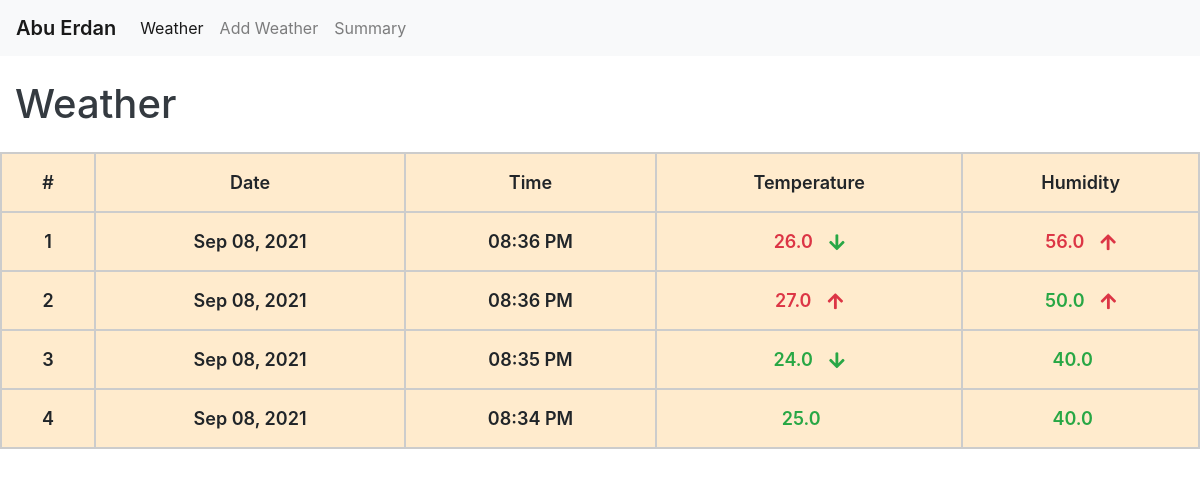
Page /weather/list/ on the committed database.
### weather/models.py (models this page shows, shortened)
class BaseTimestamp(models.Model):
    created_at = models.DateTimeField(auto_now_add=True)
    class Meta:
        abstract = True

class Weather(BaseTimestamp):
    temp = models.FloatField("Temperature", validators=[MinValueValidator(19.0), MaxValueValidator(28.0)])
    humidity = models.FloatField(validators=[MinValueValidator(35.0), MaxValueValidator(65.0)])
    summary_id = models.PositiveIntegerField(null=True, blank=True)
    objects = WeatherManager()
    class Meta:
        ordering = ['-created_at']
        verbose_name_plural = 'Weather Records'
    @property
    def date(self):
        return self.created_at.strftime("%b %d, %Y")
    @property
    def time(self):
        return self.created_at.strftime("%I:%M %p")
    def is_temp_gt_25(self):
        return self.temp > 25.0
    def is_temp_lte_25(self):
        return self.temp <= 25.0
    def is_humidity_gt_55(self):
        return self.humidity > 55.0
    def is_humidity_lte_55(self):
        return self.humidity <= 55.0
    def get_prev(self):
        return self.get_previous_by_created_at()
    def is_temp_lt_prev(self):
        return self.temp < self.get_prev().temp
    def is_temp_gt_prev(self):
        return self.temp > self.get_prev().temp
    def is_humidity_lt_prev(self):
        return self.humidity < self.get_prev().humidity
    def is_humidity_gt_prev(self):
        return self.humidity > self.get_prev().humidity

### weather/views.py (the view)
# urls.py: path('list/', weather_list, name='weather-list'),
def weather_list(request):
    qs = Weather.objects.all()
    context = {'weather_records': qs}
    return render(request, 'weather/weather_list.html', context)

### templates/weather/weather_list.html (shortened to what this page needs)
{% extends 'base.html' %}
{% load static %}
{% block content %}
<body class="hold-transition sidebar-mini layout-fixed">
    <div class="wrapper">
        <div class="content-wrapper py-4">
            <div class="content-header mb-4">
                <div class="container-fluid">
                    <h1 class="m-0 text-dark">Weather</h1>
                </div>
            </div>
            <section>
                <div class="table-wrapper">
                    <table class="table-content" id='weather-table'>
                        <thead>
                            <tr>
                                <th class='text-center'>#</th>
                                <th class='text-center'>Date</th>
                                <th class='text-center'>Time</th>
                                <th class='text-center'>Temperature</th>
                                <th class='text-center'>Humidity</th>
                            </tr>
                        </thead>
                        <tbody>
                            {% include 'weather/includes/partial_weather_list.html' %}
                        </tbody>
                    </table>
                </div>
            </section>
        </div>
    </div>
</body>
{% endblock content %}

### templates/base.html (shortened to what this page needs)
{% load static %}
<!DOCTYPE html>
<html>
<head>
    <link rel="stylesheet" href="{% static 'css/bootstrap.min.css' %}">
    <link rel="stylesheet" href="{% static 'css/all.min.css' %}">
    <link rel="stylesheet" href="{% static 'css/style.css' %}">
</head>
{% include 'navbar.html' %}
{% block content %}
{% endblock content %}
</html>

### templates/navbar.html (shortened to what this page needs)
{% url 'weather:add-weather' as add_weather %}
{% url 'weather:weather-list' as weather_list %}
{% url 'weather:summary-list' as summary_list %}
<nav class="navbar navbar-expand-lg navbar-light bg-light">
    <a class="navbar-brand font-weight-600" href="#">Abu Erdan</a>
    <div class="collapse navbar-collapse" id="navbarSupportedContent">
      <ul class="navbar-nav mr-auto">
        <li class="nav-item {% if request.path == weather_list %} active {% endif %}">
          <a class="nav-link" href="{% url 'weather:weather-list' %}">Weather</a>
        </li>
        <li class="nav-item {% if request.path == add_weather %} active {% endif %}">
          <a class="nav-link" href="{% url 'weather:add-weather' %}">Add Weather</a>
        </li>
        <li class="nav-item {% if request.path == summary_list %} active {% endif %}">
          <a class="nav-link" href="{% url 'weather:summary-list' %}">Summary</a>
        </li>
      </ul>
    </div>
  </nav>

### templates/weather/includes/partial_weather_list.html (shortened to what this page needs)
{% for obj in weather_records %}
<tr>
    <td class='text-center'>{{ forloop.counter }}</td>
    <td class='text-center'>{{ obj.date }}</td>
    <td class='text-center'>{{ obj.time }}</td>
    <td class='text-center
    {% if obj.is_temp_gt_25 %}
        text-danger
    {% elif obj.is_temp_lte_25 %}
        text-success
    {% endif %}'>
        <div class="d-flex align-items-center justify-content-center">
            <span class="mr-3">{{ obj.temp }}</span>
            {% if obj.is_temp_lt_prev %}
            <i class="fa fa-arrow-down text-success"></i>
            {% elif obj.is_temp_gt_prev %}
            <i class="fa fa-arrow-up text-danger"></i>
            {% endif %}
        </div>
    </td>
    <td class='text-center
    {% if obj.is_humidity_gt_55 %}
        text-danger
    {% elif obj.is_humidity_lte_55 %}
        text-success
    {% endif %}'>
        <div class="d-flex align-items-center justify-content-center">
            <span class="mr-3">{{ obj.humidity }}</span>
            {% if obj.is_humidity_lt_prev %}
            <i class="fa fa-arrow-down text-success"></i>
            {% elif obj.is_humidity_gt_prev %}
            <i class="fa fa-arrow-up text-danger"></i>
            {% endif %}
        </div>
    </td>
</tr>
{% empty %}
<tr>
    <td colspan="5" class="text-center bg-warning"><b>No Records</b></td>
</tr>
{% endfor %}

### static/css/style.css (style rules this page uses)
.table-wrapper { display: grid; grid-gap: 10px; background-color: #ccc; overflow: auto; }
.table-content tr th, .table-content tr td { background-color: blanchedalmond; padding: 15px; font-size: 18px; font-weight: 600; white-space: nowrap; border: 2px solid #ccc; }
.font-weight-600 { font-weight: 600; }
.text-center { text-align: center; }
.text-success { color: green; }
.text-danger { color: red; }

### rows in the picture
Weather: date "Sep 08, 2021", time "08:36 PM", temp "26.0", humidity "56.0"
Weather: date "Sep 08, 2021", time "08:36 PM", temp "27.0", humidity "50.0"
Weather: date "Sep 08, 2021", time "08:35 PM", temp "24.0", humidity "40.0"
Weather: date "Sep 08, 2021", time "08:34 PM", temp "25.0", humidity "40.0"
